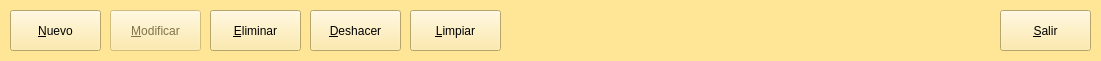
  <widget class="QWidget" name="widget" native="true">
   <property name="geometry">
    <rect>
     <x>0</x>
     <y>0</y>
     <width>1101</width>
     <height>61</height>
    </rect>
   </property>
   <property name="palette">
    <palette>
     <active>
      <colorrole role="WindowText">
       <brush brushstyle="SolidPattern">
        <color alpha="255">
         <red>0</red>
         <green>0</green>
         <blue>0</blue>
        </color>
       </brush>
      </colorrole>
      <colorrole role="Button">
       <brush brushstyle="SolidPattern">
        <color alpha="255">
         <red>254</red>
         <green>230</green>
         <blue>150</blue>
        </color>
       </brush>
      </colorrole>
      <colorrole role="Light">
       <brush brushstyle="SolidPattern">
        <color alpha="255">
         <red>255</red>
         <green>255</green>
         <blue>255</blue>
        </color>
       </brush>
      </colorrole>
      <colorrole role="Midlight">
       <brush brushstyle="SolidPattern">
        <color alpha="255">
         <red>254</red>
         <green>242</green>
         <blue>202</blue>
        </color>
       </brush>
      </colorrole>
      <colorrole role="Dark">
       <brush brushstyle="SolidPattern">
        <color alpha="255">
         <red>127</red>
         <green>115</green>
         <blue>75</blue>
        </color>
       </brush>
      </colorrole>
      <colorrole role="Mid">
       <brush brushstyle="SolidPattern">
        <color alpha="255">
         <red>169</red>
         <green>153</green>
         <blue>100</blue>
        </color>
       </brush>
      </colorrole>
      <colorrole role="Text">
       <brush brushstyle="SolidPattern">
        <color alpha="255">
         <red>0</red>
         <green>0</green>
         <blue>0</blue>
        </color>
       </brush>
      </colorrole>
      <colorrole role="BrightText">
       <brush brushstyle="SolidPattern">
        <color alpha="255">
         <red>255</red>
         <green>255</green>
         <blue>255</blue>
        </color>
       </brush>
      </colorrole>
      <colorrole role="ButtonText">
       <brush brushstyle="SolidPattern">
        <color alpha="255">
         <red>0</red>
         <green>0</green>
         <blue>0</blue>
        </color>
       </brush>
      </colorrole>
      <colorrole role="Base">
       <brush brushstyle="SolidPattern">
        <color alpha="255">
         <red>255</red>
         <green>255</green>
         <blue>255</blue>
        </color>
       </brush>
      </colorrole>
      <colorrole role="Window">
       <brush brushstyle="SolidPattern">
        <color alpha="255">
         <red>254</red>
         <green>230</green>
         <blue>150</blue>
        </color>
       </brush>
      </colorrole>
      <colorrole role="Shadow">
       <brush brushstyle="SolidPattern">
        <color alpha="255">
         <red>0</red>
         <green>0</green>
         <blue>0</blue>
        </color>
       </brush>
      </colorrole>
      <colorrole role="AlternateBase">
       <brush brushstyle="SolidPattern">
        <color alpha="255">
         <red>254</red>
         <green>242</green>
         <blue>202</blue>
        </color>
       </brush>
      </colorrole>
      <colorrole role="ToolTipBase">
       <brush brushstyle="SolidPattern">
        <color alpha="255">
         <red>255</red>
         <green>255</green>
         <blue>220</blue>
        </color>
       </brush>
      </colorrole>
      <colorrole role="ToolTipText">
       <brush brushstyle="SolidPattern">
        <color alpha="255">
         <red>0</red>
         <green>0</green>
         <blue>0</blue>
        </color>
       </brush>
      </colorrole>
     </active>
     <inactive>
      <colorrole role="WindowText">
       <brush brushstyle="SolidPattern">
        <color alpha="255">
         <red>0</red>
         <green>0</green>
         <blue>0</blue>
        </color>
       </brush>
      </colorrole>
      <colorrole role="Button">
       <brush brushstyle="SolidPattern">
        <color alpha="255">
         <red>254</red>
         <green>230</green>
         <blue>150</blue>
        </color>
       </brush>
      </colorrole>
      <colorrole role="Light">
       <brush brushstyle="SolidPattern">
        <color alpha="255">
         <red>255</red>
         <green>255</green>
         <blue>255</blue>
        </color>
       </brush>
      </colorrole>
      <colorrole role="Midlight">
       <brush brushstyle="SolidPattern">
        <color alpha="255">
         <red>254</red>
         <green>242</green>
         <blue>202</blue>
        </color>
       </brush>
      </colorrole>
      <colorrole role="Dark">
       <brush brushstyle="SolidPattern">
        <color alpha="255">
         <red>127</red>
         <green>115</green>
         <blue>75</blue>
        </color>
       </brush>
      </colorrole>
      <colorrole role="Mid">
       <brush brushstyle="SolidPattern">
        <color alpha="255">
         <red>169</red>
         <green>153</green>
         <blue>100</blue>
        </color>
       </brush>
      </colorrole>
      <colorrole role="Text">
       <brush brushstyle="SolidPattern">
        <color alpha="255">
         <red>0</red>
         <green>0</green>
         <blue>0</blue>
        </color>
       </brush>
      </colorrole>
      <colorrole role="BrightText">
       <brush brushstyle="SolidPattern">
        <color alpha="255">
         <red>255</red>
         <green>255</green>
         <blue>255</blue>
        </color>
       </brush>
      </colorrole>
      <colorrole role="ButtonText">
       <brush brushstyle="SolidPattern">
        <color alpha="255">
         <red>0</red>
         <green>0</green>
         <blue>0</blue>
        </color>
       </brush>
      </colorrole>
      <colorrole role="Base">
       <brush brushstyle="SolidPattern">
        <color alpha="255">
         <red>255</red>
         <green>255</green>
         <blue>255</blue>
        </color>
       </brush>
      </colorrole>
      <colorrole role="Window">
       <brush brushstyle="SolidPattern">
        <color alpha="255">
         <red>254</red>
         <green>230</green>
         <blue>150</blue>
        </color>
       </brush>
      </colorrole>
      <colorrole role="Shadow">
       <brush brushstyle="SolidPattern">
        <color alpha="255">
         <red>0</red>
         <green>0</green>
         <blue>0</blue>
        </color>
       </brush>
      </colorrole>
      <colorrole role="AlternateBase">
       <brush brushstyle="SolidPattern">
        <color alpha="255">
         <red>254</red>
         <green>242</green>
         <blue>202</blue>
        </color>
       </brush>
      </colorrole>
      <colorrole role="ToolTipBase">
       <brush brushstyle="SolidPattern">
        <color alpha="255">
         <red>255</red>
         <green>255</green>
         <blue>220</blue>
        </color>
       </brush>
      </colorrole>
      <colorrole role="ToolTipText">
       <brush brushstyle="SolidPattern">
        <color alpha="255">
         <red>0</red>
         <green>0</green>
         <blue>0</blue>
        </color>
       </brush>
      </colorrole>
     </inactive>
     <disabled>
      <colorrole role="WindowText">
       <brush brushstyle="SolidPattern">
        <color alpha="255">
         <red>127</red>
         <green>115</green>
         <blue>75</blue>
        </color>
       </brush>
      </colorrole>
      <colorrole role="Button">
       <brush brushstyle="SolidPattern">
        <color alpha="255">
         <red>254</red>
         <green>230</green>
         <blue>150</blue>
        </color>
       </brush>
      </colorrole>
      <colorrole role="Light">
       <brush brushstyle="SolidPattern">
        <color alpha="255">
         <red>255</red>
         <green>255</green>
         <blue>255</blue>
        </color>
       </brush>
      </colorrole>
      <colorrole role="Midlight">
       <brush brushstyle="SolidPattern">
        <color alpha="255">
         <red>254</red>
         <green>242</green>
         <blue>202</blue>
        </color>
       </brush>
      </colorrole>
      <colorrole role="Dark">
       <brush brushstyle="SolidPattern">
        <color alpha="255">
         <red>127</red>
         <green>115</green>
         <blue>75</blue>
        </color>
       </brush>
      </colorrole>
      <colorrole role="Mid">
       <brush brushstyle="SolidPattern">
        <color alpha="255">
         <red>169</red>
         <green>153</green>
         <blue>100</blue>
        </color>
       </brush>
      </colorrole>
      <colorrole role="Text">
       <brush brushstyle="SolidPattern">
        <color alpha="255">
         <red>127</red>
         <green>115</green>
         <blue>75</blue>
        </color>
       </brush>
      </colorrole>
      <colorrole role="BrightText">
       <brush brushstyle="SolidPattern">
        <color alpha="255">
         <red>255</red>
         <green>255</green>
         <blue>255</blue>
        </color>
       </brush>
      </colorrole>
      <colorrole role="ButtonText">
       <brush brushstyle="SolidPattern">
        <color alpha="255">
         <red>127</red>
         <green>115</green>
         <blue>75</blue>
        </color>
       </brush>
      </colorrole>
      <colorrole role="Base">
       <brush brushstyle="SolidPattern">
        <color alpha="255">
         <red>254</red>
         <green>230</green>
         <blue>150</blue>
        </color>
       </brush>
      </colorrole>
      <colorrole role="Window">
       <brush brushstyle="SolidPattern">
        <color alpha="255">
         <red>254</red>
         <green>230</green>
         <blue>150</blue>
        </color>
       </brush>
      </colorrole>
      <colorrole role="Shadow">
       <brush brushstyle="SolidPattern">
        <color alpha="255">
         <red>0</red>
         <green>0</green>
         <blue>0</blue>
        </color>
       </brush>
      </colorrole>
      <colorrole role="AlternateBase">
       <brush brushstyle="SolidPattern">
        <color alpha="255">
         <red>254</red>
         <green>230</green>
         <blue>150</blue>
        </color>
       </brush>
      </colorrole>
      <colorrole role="ToolTipBase">
       <brush brushstyle="SolidPattern">
        <color alpha="255">
         <red>255</red>
         <green>255</green>
         <blue>220</blue>
        </color>
       </brush>
      </colorrole>
      <colorrole role="ToolTipText">
       <brush brushstyle="SolidPattern">
        <color alpha="255">
         <red>0</red>
         <green>0</green>
         <blue>0</blue>
        </color>
       </brush>
      </colorrole>
     </disabled>
    </palette>
   </property>
   <property name="autoFillBackground">
    <bool>true</bool>
   </property>
   <widget class="QPushButton" name="btnNuevo">
    <property name="geometry">
     <rect>
      <x>10</x>
      <y>10</y>
      <width>91</width>
      <height>41</height>
     </rect>
    </property>
    <property name="layoutDirection">
     <enum>Qt::LeftToRight</enum>
    </property>
    <property name="text">
     <string>&amp;Nuevo</string>
    </property>
    <property name="icon">
     <iconset>
      <normaloff>../img/30px-Crystal_Clear_app_List_manager.png</normaloff>../img/30px-Crystal_Clear_app_List_manager.png</iconset>
    </property>
   </widget>
   <widget class="QPushButton" name="btnModificar">
    <property name="enabled">
     <bool>false</bool>
    </property>
    <property name="geometry">
     <rect>
      <x>110</x>
      <y>10</y>
      <width>91</width>
      <height>41</height>
     </rect>
    </property>
    <property name="layoutDirection">
     <enum>Qt::LeftToRight</enum>
    </property>
    <property name="text">
     <string>&amp;Modificar</string>
    </property>
    <property name="icon">
     <iconset>
      <normaloff>../img/40px-Crystal_Clear_app_kedit.png</normaloff>../img/40px-Crystal_Clear_app_kedit.png</iconset>
    </property>
   </widget>
   <widget class="QPushButton" name="btnEliminar">
    <property name="geometry">
     <rect>
      <x>210</x>
      <y>10</y>
      <width>91</width>
      <height>41</height>
     </rect>
    </property>
    <property name="layoutDirection">
     <enum>Qt::LeftToRight</enum>
    </property>
    <property name="text">
     <string>&amp;Eliminar</string>
    </property>
    <property name="icon">
     <iconset>
      <normaloff>../img/30px_1 (514).png</normaloff>../img/30px_1 (514).png</iconset>
    </property>
   </widget>
   <widget class="QPushButton" name="btnDeshacer">
    <property name="geometry">
     <rect>
      <x>310</x>
      <y>10</y>
      <width>91</width>
      <height>41</height>
     </rect>
    </property>
    <property name="layoutDirection">
     <enum>Qt::LeftToRight</enum>
    </property>
    <property name="text">
     <string>&amp;Deshacer</string>
    </property>
    <property name="icon">
     <iconset>
      <normaloff>../img/40px_reload.png</normaloff>../img/40px_reload.png</iconset>
    </property>
   </widget>
   <widget class="QPushButton" name="btnSalir">
    <property name="geometry">
     <rect>
      <x>1000</x>
      <y>10</y>
      <width>91</width>
      <height>41</height>
     </rect>
    </property>
    <property name="layoutDirection">
     <enum>Qt::LeftToRight</enum>
    </property>
    <property name="text">
     <string>&amp;Salir</string>
    </property>
    <property name="icon">
     <iconset>
      <normaloff>../img/25px_exit.png</normaloff>../img/25px_exit.png</iconset>
    </property>
   </widget>
   <widget class="QPushButton" name="btnLimpiar">
    <property name="geometry">
     <rect>
      <x>410</x>
      <y>10</y>
      <width>91</width>
      <height>41</height>
     </rect>
    </property>
    <property name="layoutDirection">
     <enum>Qt::LeftToRight</enum>
    </property>
    <property name="text">
     <string>&amp;Limpiar</string>
    </property>
    <property name="icon">
     <iconset>
      <normaloff>../img/erase.png</normaloff>../img/erase.png</iconset>
    </property>
   </widget>
  </widget>
